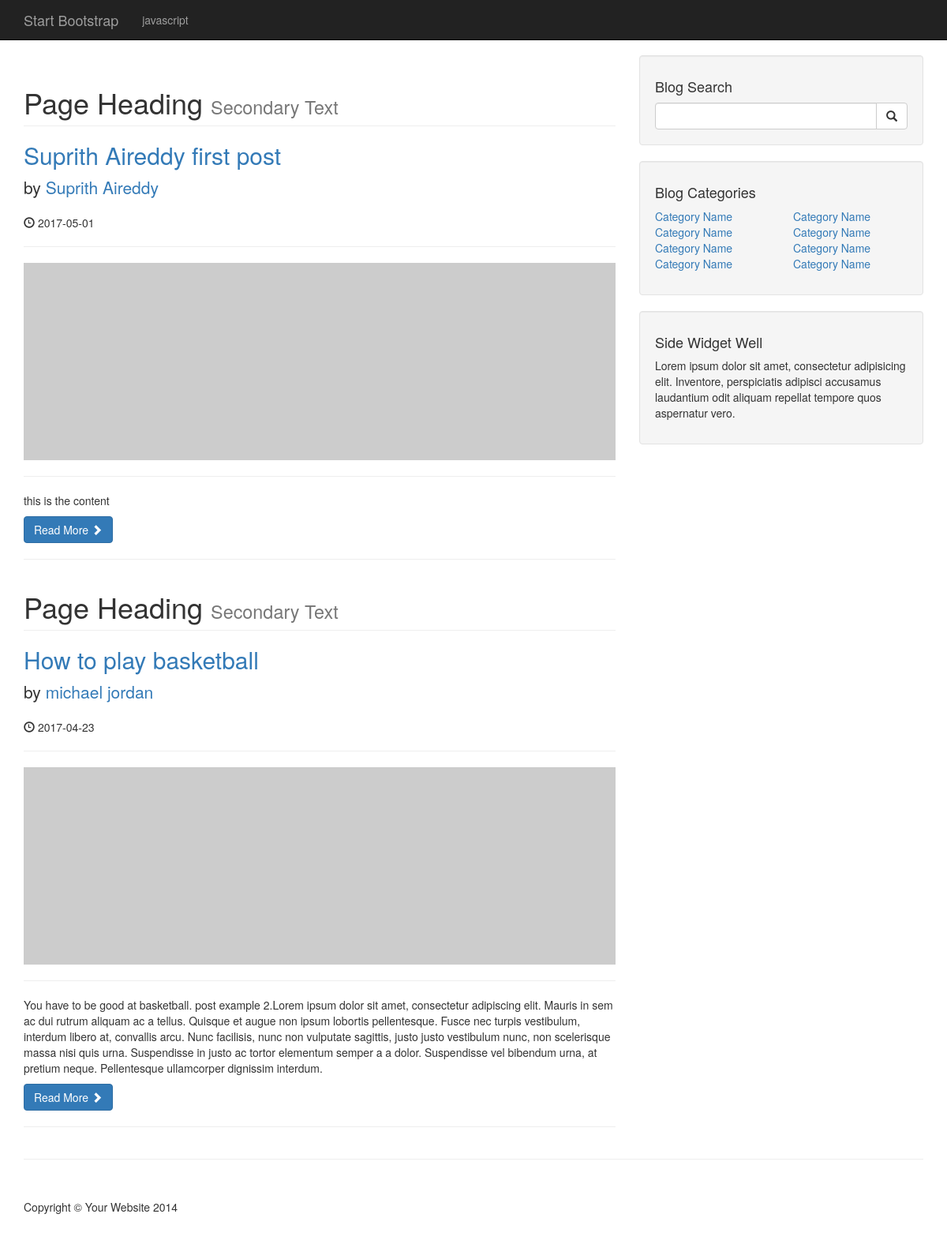
Page /cms/index.php on the committed database.
### tables this page shows
CREATE TABLE `categories` (
  `cat_id` int(3) NOT NULL,
  `cat_title` varchar(255) NOT NULL
);

CREATE TABLE `posts` (
  `post_id` int(3) NOT NULL,
  `post_category_id` int(3) NOT NULL,
  `post_title` varchar(255) NOT NULL,
  `post_author` varchar(255) NOT NULL,
  `post_date` date NOT NULL,
  `post_image` text NOT NULL,
  `post_content` text NOT NULL,
  `post_tags` varchar(255) NOT NULL,
  `post_comment_count` int(11) NOT NULL,
  `post_status` varchar(255) NOT NULL DEFAULT 'draft'
);

### cms/index.php (the view, shortened to what this page needs)
<?php include "includes/header.php"; ?>
<?php include "includes/navigation.php"; ?>
    <div class="container">
        <div class="row">
            <div class="col-md-8">
							<?php
								$query = "SELECT * FROM posts";
								$select_all_posts_query = mysqli_query($connection, $query);
									while($row = mysqli_fetch_assoc($select_all_posts_query)){
										$post_title = $row['post_title'];
										$post_author = $row['post_author'];
										$post_date = $row['post_date'];
										$post_content = $row['post_content'];
										?>
											<h1 class="page-header"> Page Heading <small>Secondary Text</small></h1>
											<h2>
													<a href="#"><?php echo $post_title ?></a>
											</h2>
											<p class="lead">
													by <a href="index.php"> <?php echo $post_author ?></a>
											</p>
											<p><span class="glyphicon glyphicon-time"></span> <?php echo $post_date ?></p>
											<hr>
											<img class="img-responsive" src="http://placehold.it/900x300" alt="">
											<hr>
											<p><?php echo $post_content?></p>
											<a class="btn btn-primary" href="#">Read More <span class="glyphicon glyphicon-chevron-right"></span></a>
											<hr>
								<?php } ?>
            </div>
            <?php include "includes/sidebar.php";?>
        </div>
        <hr>
<?php include "includes/footer.php";?>

### cms/includes/header.php (shortened to what this page needs)
<!DOCTYPE html>
<html lang="en">
<head>
    <link href="css/bootstrap.min.css" rel="stylesheet">
    <link href="css/blog-home.css" rel="stylesheet">
</head>
<body>

### cms/includes/navigation.php (shortened to what this page needs)
<?php include "header.php"; ?>
<?php include "db.php"; ?>
    <nav class="navbar navbar-inverse navbar-fixed-top" role="navigation">
        <div class="container">
            <div class="navbar-header">
                <a class="navbar-brand" href="#">Start Bootstrap</a>
            </div>
            <div class="collapse navbar-collapse" id="bs-example-navbar-collapse-1">
                <ul class="nav navbar-nav">
									<?php
										$query = "SELECT * FROM categories ";
										$select_all_categories_query = mysqli_query($connection, $query);
										while($row = mysqli_fetch_assoc($select_all_categories_query)){
											$cat_title = $row['cat_title'];
											echo "<li><a href='#'>{$cat_title}</a></li>";
										}
									?>
                </ul>
            </div>
        </div>
    </nav>

### cms/includes/sidebar.php (shortened to what this page needs)
<div class="col-md-4">
                <div class="well">
                    <h4>Blog Search</h4>
									<form method="post" action="">
										<div class="input-group">
													<input name="search" type="text" class="form-control">
													<span class="input-group-btn">
															<button name="submit" class="btn btn-default" type="submit">
																	<span class="glyphicon glyphicon-search"></span>
													</button>
													</span>
											</div>
									</form>
                </div>
                <div class="well">
                    <h4>Blog Categories</h4>
                    <div class="row">
                        <div class="col-lg-6">
                            <ul class="list-unstyled">
                                <li><a href="#">Category Name</a>
                                </li>
                                <li><a href="#">Category Name</a>
                                </li>
                                <li><a href="#">Category Name</a>
                                </li>
                                <li><a href="#">Category Name</a>
                                </li>
                            </ul>
                        </div>
                        <div class="col-lg-6">
                            <ul class="list-unstyled">
                                <li><a href="#">Category Name</a>
                                </li>
                                <li><a href="#">Category Name</a>
                                </li>
                                <li><a href="#">Category Name</a>
                                </li>
                                <li><a href="#">Category Name</a>
                                </li>
                            </ul>
                        </div>
                    </div>
                </div>
                <div class="well">
                    <h4>Side Widget Well</h4>
                    <p>Lorem ipsum dolor sit amet, consectetur adipisicing elit. Inventore, perspiciatis adipisci accusamus laudantium odit aliquam repellat tempore quos aspernatur vero.</p>
                </div>
            </div>

### cms/includes/footer.php (shortened to what this page needs)
        <footer>
            <div class="row">
                <div class="col-lg-12">
                    <p>Copyright &copy; Your Website 2014</p>
                </div>
            </div>
        </footer>
    </div>
</body>
</html>

### cms/css/blog-home.css (style rules this page uses)
body { padding-top: 70px; }
footer { margin: 50px 0; }

### rows in the picture
categories: cat_title "javascript"
posts: post_title "Suprith Aireddy first post", post_author "Suprith Aireddy", post_date "2017-05-01", post_content "this is the content"
posts: post_title "How to play basketball", post_author "michael jordan", post_date "2017-04-23", post_content "You have to be good at basketball. post example 2.Lorem ipsum dolor sit amet, consectetur adipiscing elit. Mauris in sem ac dui rutrum aliquam ac a tellus. Quisque et augue non ipsum lobortis pellentesque. Fusce nec turpis vestibulum, interdum libero at, convallis arcu. Nunc facilisis, nunc non vulputate sagittis, justo justo vestibulum nunc, non scelerisque massa nisi quis urna. Suspendisse in justo ac tortor elementum semper a a dolor. Suspendisse vel bibendum urna, at pretium neque. Pellentesque ullamcorper dignissim interdum."
